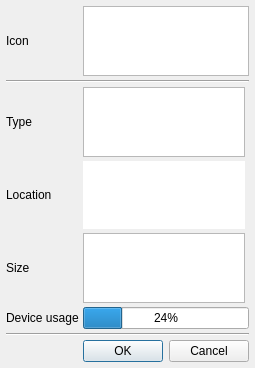
<?xml version="1.0" encoding="UTF-8"?>
<ui version="4.0">
 <class>Properties</class>
 <widget class="QDialog" name="Properties">
  <property name="geometry">
   <rect>
    <x>0</x>
    <y>0</y>
    <width>244</width>
    <height>270</height>
   </rect>
  </property>
  <property name="sizePolicy">
   <sizepolicy hsizetype="Preferred" vsizetype="MinimumExpanding">
    <horstretch>0</horstretch>
    <verstretch>0</verstretch>
   </sizepolicy>
  </property>
  <property name="windowTitle">
   <string>Properties</string>
  </property>
  <property name="modal">
   <bool>true</bool>
  </property>
  <layout class="QGridLayout" name="gridLayout">
   <property name="sizeConstraint">
    <enum>QLayout::SetMinimumSize</enum>
   </property>
   <property name="leftMargin">
    <number>6</number>
   </property>
   <property name="topMargin">
    <number>6</number>
   </property>
   <property name="rightMargin">
    <number>6</number>
   </property>
   <property name="bottomMargin">
    <number>6</number>
   </property>
   <property name="spacing">
    <number>4</number>
   </property>
   <item row="1" column="1" colspan="2">
    <widget class="QTextEdit" name="fileName">
     <property name="sizePolicy">
      <sizepolicy hsizetype="MinimumExpanding" vsizetype="Minimum">
       <horstretch>0</horstretch>
       <verstretch>0</verstretch>
      </sizepolicy>
     </property>
     <property name="inputMethodHints">
      <set>Qt::ImhUrlCharactersOnly</set>
     </property>
     <property name="verticalScrollBarPolicy">
      <enum>Qt::ScrollBarAlwaysOff</enum>
     </property>
     <property name="horizontalScrollBarPolicy">
      <enum>Qt::ScrollBarAlwaysOff</enum>
     </property>
     <property name="sizeAdjustPolicy">
      <enum>QAbstractScrollArea::AdjustToContents</enum>
     </property>
     <property name="readOnly">
      <bool>true</bool>
     </property>
     <property name="acceptRichText">
      <bool>false</bool>
     </property>
    </widget>
   </item>
   <item row="6" column="0">
    <widget class="QLabel" name="labelSize">
     <property name="text">
      <string>Size</string>
     </property>
    </widget>
   </item>
   <item row="7" column="0">
    <widget class="QLabel" name="labelUsage">
     <property name="text">
      <string>Device usage</string>
     </property>
    </widget>
   </item>
   <item row="7" column="1" colspan="2">
    <widget class="QProgressBar" name="deviceUsage">
     <property name="value">
      <number>24</number>
     </property>
    </widget>
   </item>
   <item row="4" column="0">
    <widget class="QLabel" name="labelType">
     <property name="text">
      <string>Type</string>
     </property>
    </widget>
   </item>
   <item row="9" column="1" colspan="2">
    <widget class="QDialogButtonBox" name="buttonBox">
     <property name="standardButtons">
      <set>QDialogButtonBox::Cancel|QDialogButtonBox::Ok</set>
     </property>
    </widget>
   </item>
   <item row="2" column="0" colspan="3">
    <widget class="Line" name="line_high">
     <property name="orientation">
      <enum>Qt::Horizontal</enum>
     </property>
    </widget>
   </item>
   <item row="1" column="0">
    <widget class="QLabel" name="labelIcon">
     <property name="minimumSize">
      <size>
       <width>48</width>
       <height>48</height>
      </size>
     </property>
     <property name="maximumSize">
      <size>
       <width>48</width>
       <height>48</height>
      </size>
     </property>
     <property name="text">
      <string>Icon</string>
     </property>
    </widget>
   </item>
   <item row="5" column="0">
    <widget class="QLabel" name="labelLocation">
     <property name="text">
      <string>Location</string>
     </property>
    </widget>
   </item>
   <item row="8" column="0" colspan="3">
    <widget class="Line" name="line_low">
     <property name="orientation">
      <enum>Qt::Horizontal</enum>
     </property>
    </widget>
   </item>
   <item row="5" column="1">
    <widget class="TextLabel" name="path">
     <property name="inputMethodHints">
      <set>Qt::ImhNone</set>
     </property>
     <property name="frameShape">
      <enum>QFrame::NoFrame</enum>
     </property>
     <property name="verticalScrollBarPolicy">
      <enum>Qt::ScrollBarAlwaysOff</enum>
     </property>
     <property name="horizontalScrollBarPolicy">
      <enum>Qt::ScrollBarAlwaysOff</enum>
     </property>
     <property name="sizeAdjustPolicy">
      <enum>QAbstractScrollArea::AdjustToContents</enum>
     </property>
     <property name="undoRedoEnabled">
      <bool>false</bool>
     </property>
     <property name="acceptRichText">
      <bool>false</bool>
     </property>
     <property name="textInteractionFlags">
      <set>Qt::NoTextInteraction</set>
     </property>
    </widget>
   </item>
   <item row="4" column="1">
    <widget class="TextLabel" name="type">
     <property name="html">
      <string>&lt;!DOCTYPE HTML PUBLIC &quot;-//W3C//DTD HTML 4.0//EN&quot; &quot;http://www.w3.org/TR/REC-html40/strict.dtd&quot;&gt;
&lt;html&gt;&lt;head&gt;&lt;meta name=&quot;qrichtext&quot; content=&quot;1&quot; /&gt;&lt;style type=&quot;text/css&quot;&gt;
p, li { white-space: pre-wrap; }
&lt;/style&gt;&lt;/head&gt;&lt;body style=&quot; font-family:'MS Shell Dlg 2'; font-size:8.25pt; font-weight:400; font-style:normal;&quot;&gt;
&lt;p style=&quot;-qt-paragraph-type:empty; margin-top:0px; margin-bottom:0px; margin-left:0px; margin-right:0px; -qt-block-indent:0; text-indent:0px;&quot;&gt;&lt;br /&gt;&lt;/p&gt;&lt;/body&gt;&lt;/html&gt;</string>
     </property>
    </widget>
   </item>
   <item row="6" column="1">
    <widget class="TextLabel" name="size"/>
   </item>
  </layout>
 </widget>
 <customwidgets>
  <customwidget>
   <class>TextLabel</class>
   <extends>QTextEdit</extends>
   <header location="global">textlabel.h</header>
  </customwidget>
 </customwidgets>
 <resources/>
 <connections/>
</ui>
